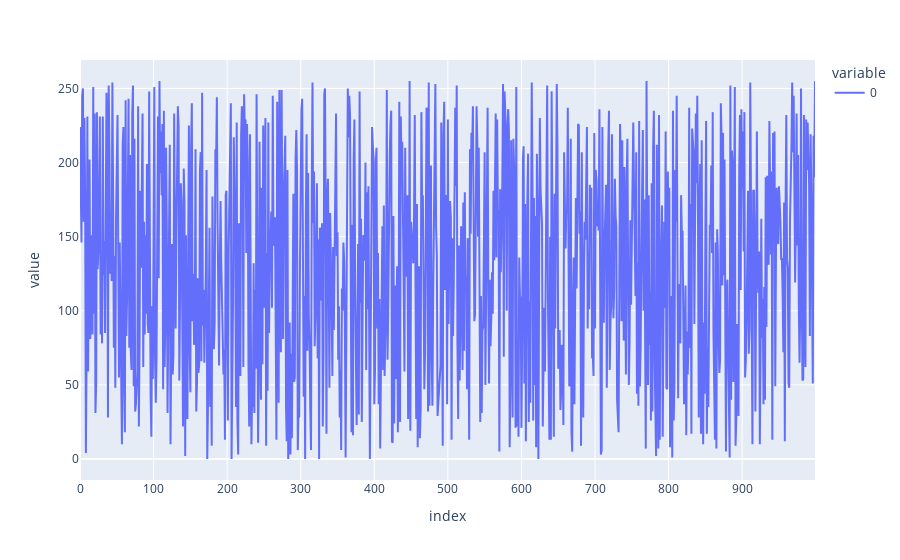

Notebook code cell kept with this figure:
### Code cell
px.line(raw_data)

### Figure 1 — Plotly figure (JSON) as saved in the notebook; plotly's stock layout.template omitted (floating-point values rounded to 4 significant figures; data arrays with more than 128 entries replaced by an {"elided": "..."} marker saying what was removed)
{"data": [{"hovertemplate": "variable=0<br>index=%{x}<br>value=%{y}<extra></extra>", "legendgroup": "0", "line": {"color": "#636efa", "dash": "solid"}, "marker": {"symbol": "circle"}, "mode": "lines", "name": "0", "orientation": "v", "showlegend": true, "type": "scatter", "x": {"elided": "1000 int values"}, "xaxis": "x", "y": {"elided": "1000 int values"}, "yaxis": "y"}], "layout": {"legend": {"title": {"text": "variable"}, "tracegroupgap": 0}, "margin": {"t": 60}, "xaxis": {"anchor": "y", "domain": [0, 1], "title": {"text": "index"}}, "yaxis": {"anchor": "x", "domain": [0, 1], "title": {"text": "value"}}}}
